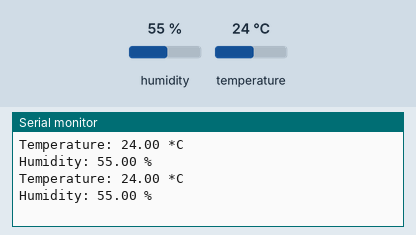
The sketch below on a simulated Arduino Uno, built with avr-gcc and run on an emulated ATmega328P. Shown: the last lines printed to the serial monitor. The inputs (shaded band) are chosen by the test bench; at power-on: humidity 55 %, temperature 24 °C.

Above: at 1.9 s.
2.0 s: humidity set to 22 %
At 3.1 s:
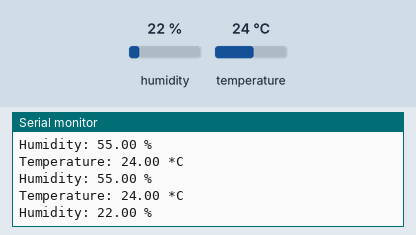
3.5 s: temperature set to 12 °C
At 3.5 s:
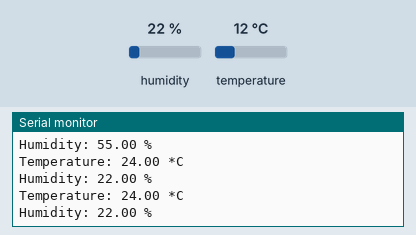
5.0 s: humidity set to 40 %
At 6.0 s:
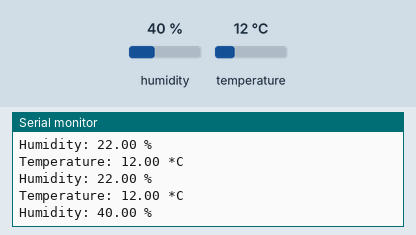
Timing chart, 0 to 8.0 s (numbered marks = the images above; inputs shaded):
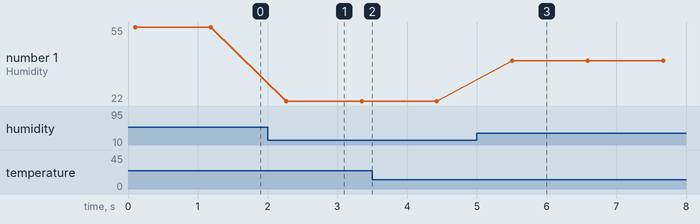

The sketch:

tes_aht10.ino
```cpp
#include <Adafruit_AHT10.h>

Adafruit_AHT10 aht10;

void setup() {
  Serial.begin(9600);
  aht10.begin();
}

void loop() {
  sensors_event_t humidity, temp;
  aht10.getEvent(&humidity, &temp);
  if (temp.temperature) {
    Serial.print("Temperature: ");
    Serial.print(temp.temperature);
    Serial.println(" *C");
  }

  if (humidity.relative_humidity) {
    Serial.print("Humidity: ");
    Serial.print(humidity.relative_humidity);
    Serial.println(" %");
  }

  delay(1000);
}
```

Measured:
- after the input at 2.0 s, the serial monitor: prints a new line after 0.27 s (image 1)
- after the input at 5.0 s, the serial monitor: prints a new line after 0.51 s (image 3)
- plotted number 1: 55 → 22 after the input at 2.0 s, 22 → 40 after the input at 5.0 s
